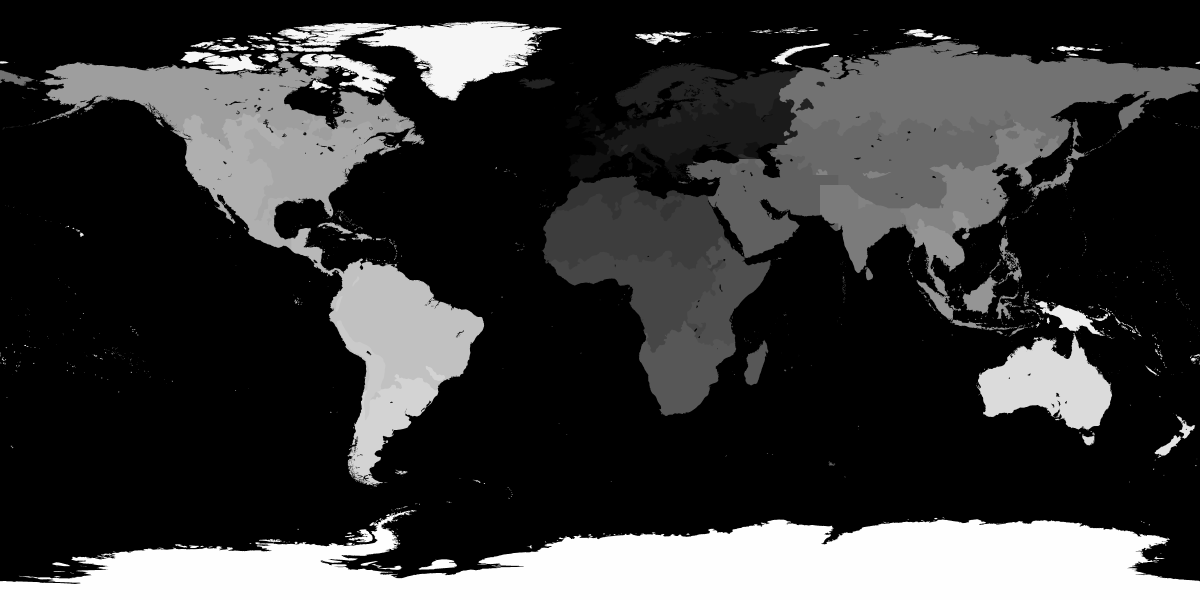
#> input picture src/main/resources/domaine_terre/carte/terroirs.png, 7200 x 3600 px, found by its file name (shown at 1/6 size)
$ python lacs_terroirs.py ../src/main/resources/domaine_terre/carte/terroirs.png
#> lines starting #> are read from the running program, lines starting #| are printed output that depends on the picture; after the words box and inside, x2 and y2 are one past the last pixel; in counts of white or black regions, pixels touching at a corner belong together
"""Donne aux lacs intérieurs le terroir et le climat de la terre la plus proche.

Sur terroirs.png, l'eau vaut 0 (= table « mer » : biomes et faune marins, plages vanilla).
Toute étendue d'eau qui ne touche pas l'océan mondial devient un lac : elle prend le terroir
(et la classe Köppen sur climat.png) du pixel de terre le plus proche, avec le bit 128 levé
(« lac de ce terroir ») : le mod y choisit des biomes de terre, jamais d'océan ni de plage.
Les mers fermées très étendues (Caspienne, mer Noire) restent des mers.

Usage : python lacs_terroirs.py <dossier carte>   (réécrit terroirs.png et climat.png)
"""
import sys
import numpy as np
from PIL import Image
from scipy import ndimage

SEUIL_MER_FERMEE = 8000   # pixels (~180 000 km²) : au-delà, une mer fermée reste une mer

dossier = sys.argv[1]
ter = np.array(Image.open(f"{dossier}/terroirs.png"))
#> ter is the input picture: shape (3600, 7200); min 0, max 29, mean 6.3
cli = np.array(Image.open(f"{dossier}/climat.png"))
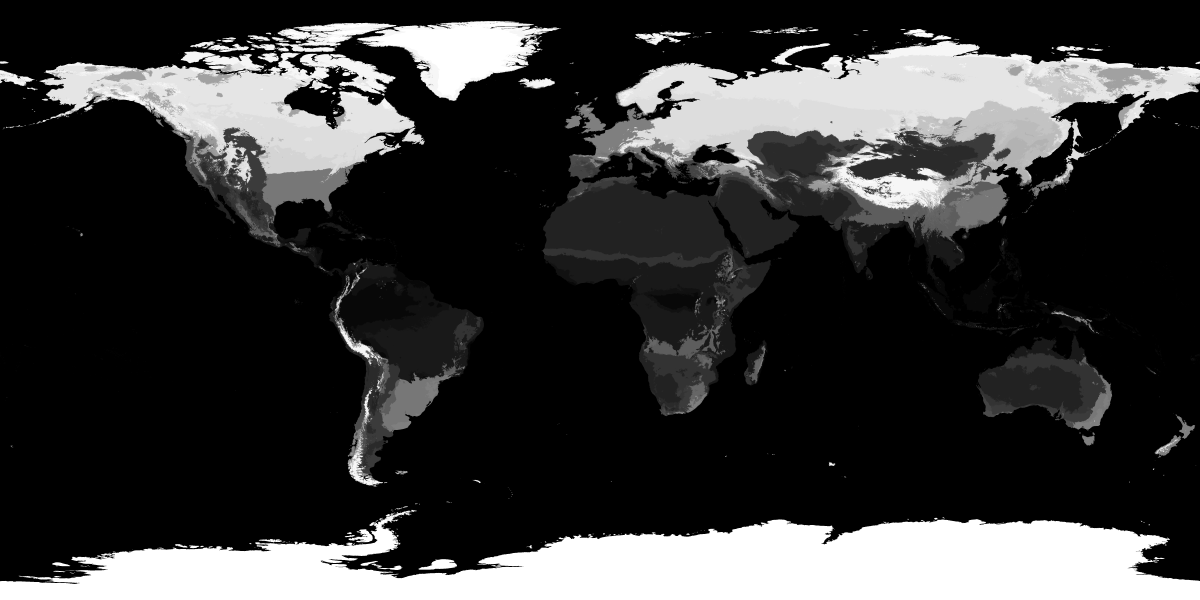
#> input picture src/main/resources/domaine_terre/carte/climat.png, 7200 x 3600 px, found by its file name (shown at 1/6 size)
#> cli is the input picture: shape (3600, 7200); min 0, max 30, mean 6.6
H, W = ter.shape
#> H = 3600; W = 7200

eau = ter == 0
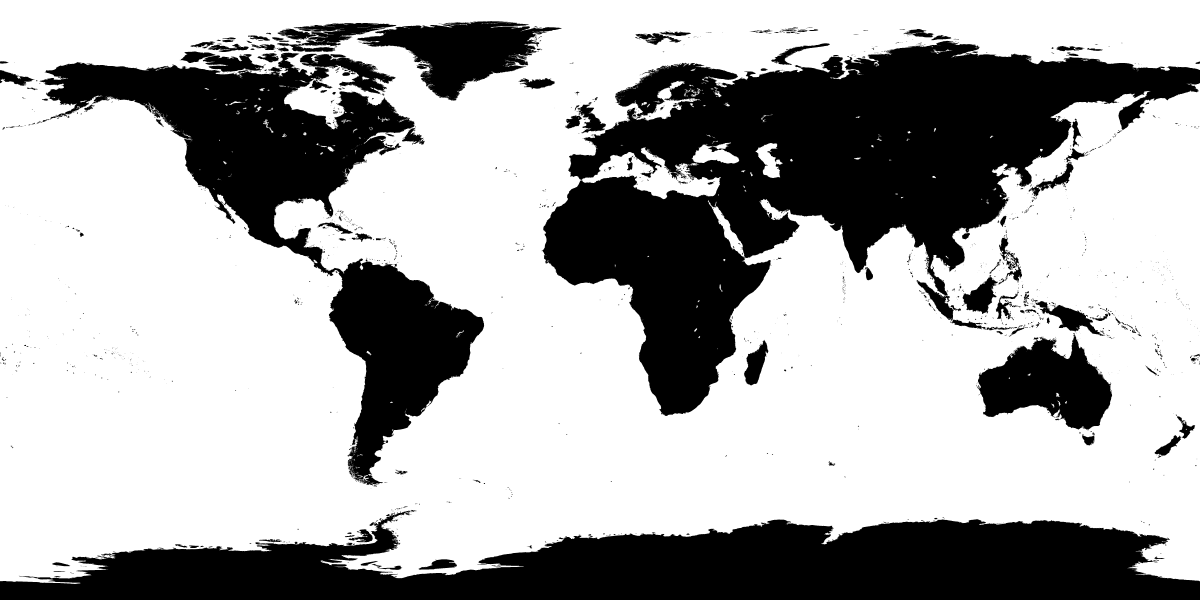
#> eau: shape (3600, 7200) bool (shown at 1/6 size); 66.7% white; 1999 black regions (1247 under 20 px), largest, box (x1, y1, x2, y2) and area: (3250, 245, 7200, 2496) 3566096, (0, 3064, 7200, 3600) 2396964, (237, 316, 2905, 2914) 1661102
lab, n = ndimage.label(eau, structure=np.ones((3, 3)))
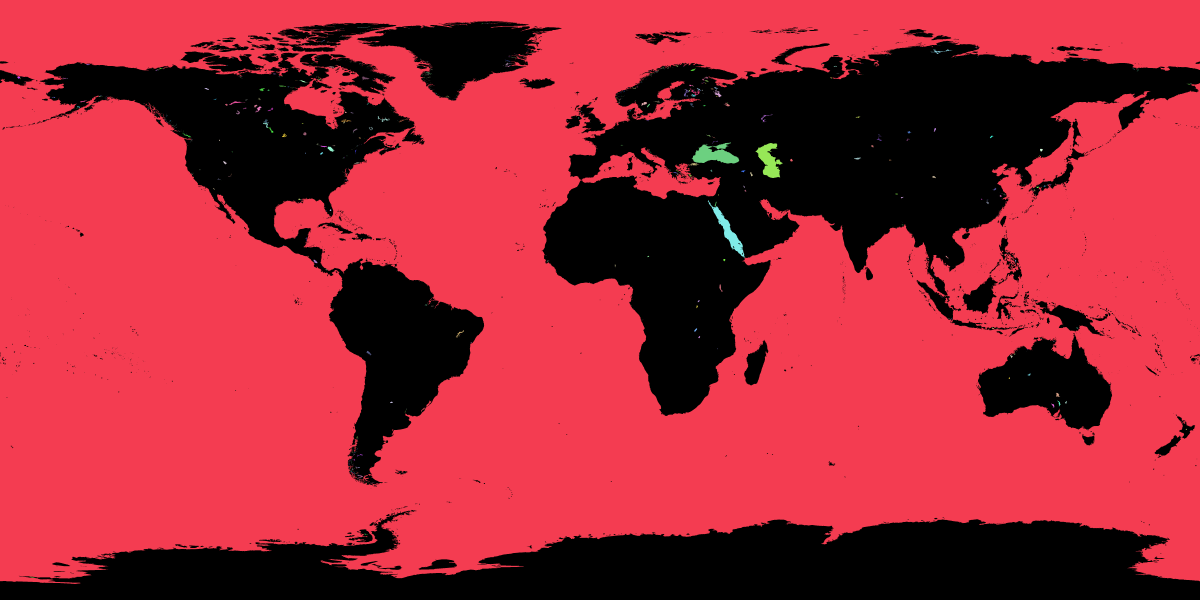
#> lab: shape (3600, 7200) int32 (shown at 1/6 size); 2029 distinct labels, from 0 to 2028; one colour per label, 0 black
#> n = 2028
# raccord est-ouest (la carte fait le tour du globe)
paires = set()
for y in range(H):
    a, b = lab[y, 0], lab[y, W - 1]
    if a and b and a != b:
        paires.add((min(a, b), max(a, b)))
#> after the loop, paires = 0 items
parent = list(range(n + 1))
#> parent = 2029 values from 0 to 2028
def racine(i):
    while parent[i] != i:
        parent[i] = parent[parent[i]]
        i = parent[i]
    return i
for a, b in paires:
    ra, rb = racine(a), racine(b)
    if ra != rb:
        parent[max(ra, rb)] = min(ra, rb)
#> this loop made 0 passes
lab = np.array([racine(i) for i in range(n + 1)])[lab]
#> lab: shape (3600, 7200) int64; 2029 distinct labels, from 0 to 2028

tailles = np.bincount(lab.ravel())
#> tailles = 2029 values, max 17217247 at index 1, min 1 at index 6, mean 12774.8
tailles[0] = 0
ocean = int(np.argmax(tailles))
#> ocean = 1
lacs = eau & (lab != ocean) & (tailles[lab] < SEUIL_MER_FERMEE)
#> lacs: shape (3600, 7200) bool; 0.12% white; 2024 white regions (1790 under 20 px), largest, box (x1, y1, x2, y2) and area: (4278, 541, 4329, 583) 696, (1965, 880, 2007, 910) 657, (5583, 296, 5714, 324) 625
print(f"{n} étendues d'eau, océan = {tailles[ocean]} px, lacs convertis = {int(lacs.sum())} px "
      f"dans {len(np.unique(lab[lacs]))} étendues")
#| 2028 étendues d'eau, océan = 17217247 px, lacs convertis = 30294 px dans 2024 étendues

# terre la plus proche (indices du plus proche pixel non-eau)
_, (iy, ix) = ndimage.distance_transform_edt(eau, return_indices=True)
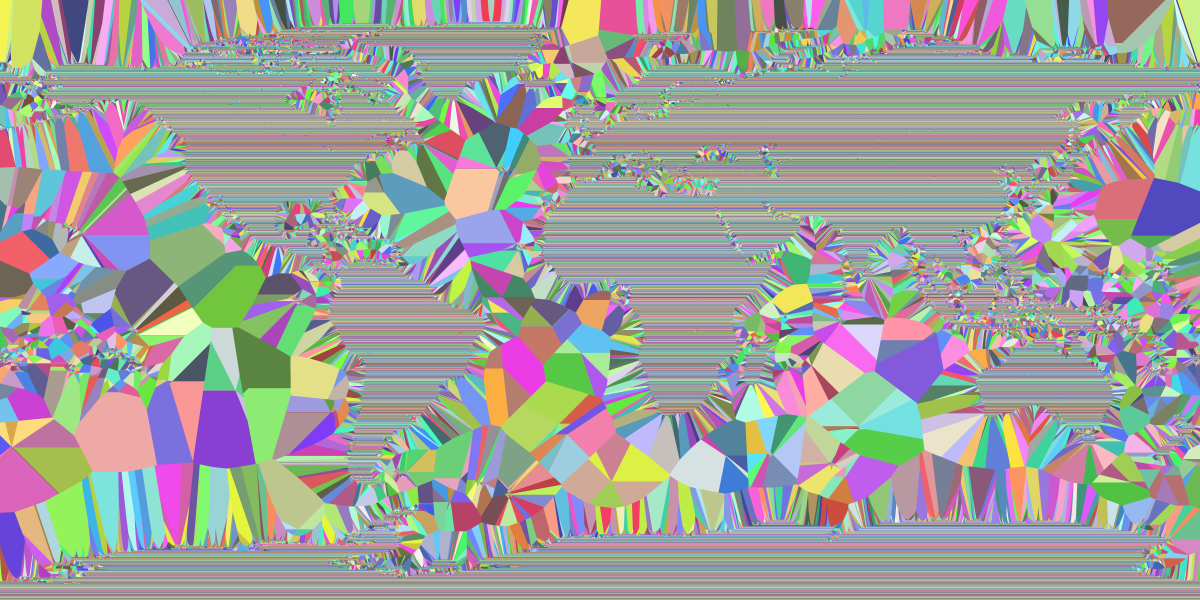
#> iy: shape (3600, 7200) int32 (shown at 1/6 size); 3395 distinct labels, from 127 to 3599; one colour per label, 0 black
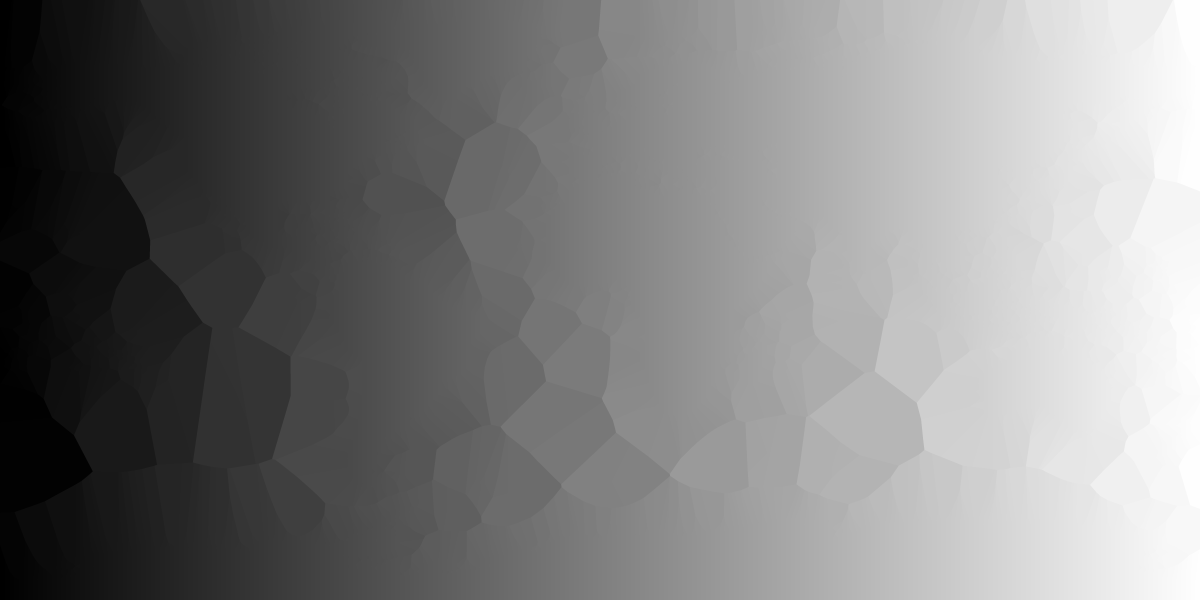
#> ix: shape (3600, 7200) int32 (shown at 1/6 size); min 0, max 7199, mean 3599.4; drawn with min black and max white
ter2 = ter.copy()
ter2[lacs] = ter[iy[lacs], ix[lacs]] | 0x80
terre_cli = cli > 0
#> terre_cli: shape (3600, 7200) bool; 33.7% white; 3159 white regions (2629 under 20 px), largest, box (x1, y1, x2, y2) and area: (3249, 245, 7200, 2497) 3612375, (0, 3064, 7200, 3600) 2408422, (237, 316, 2905, 2915) 1736713
_, (cy, cx) = ndimage.distance_transform_edt(~terre_cli, return_indices=True)
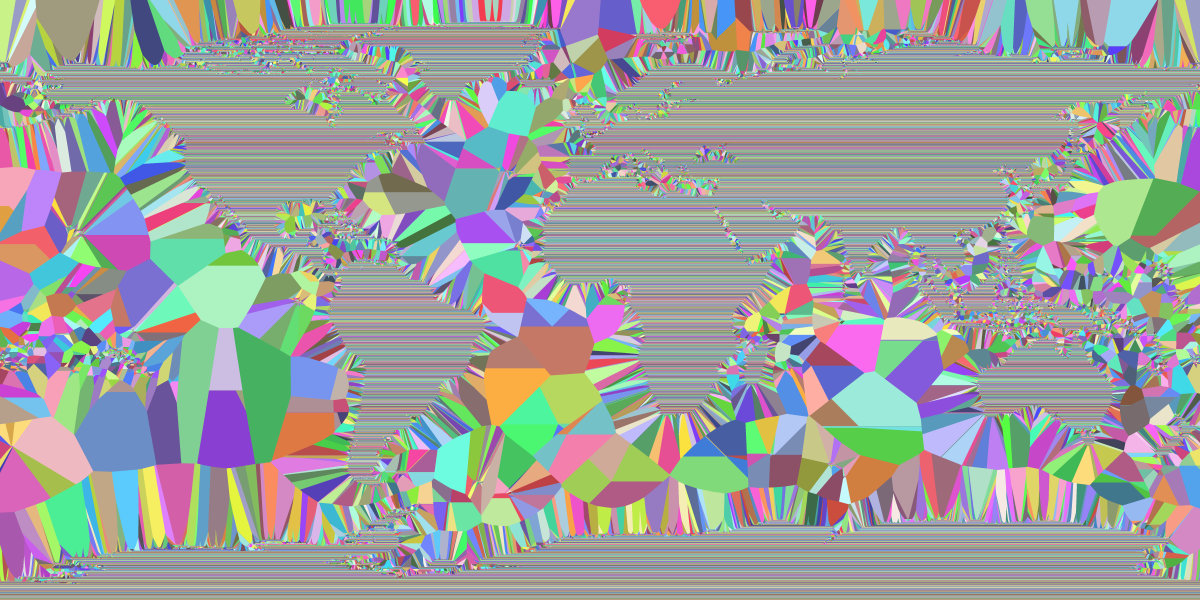
#> cy: shape (3600, 7200) int32 (shown at 1/6 size); 3384 distinct labels, from 126 to 3599; one colour per label, 0 black
cli2 = cli.copy()
cli2[lacs] = cli[cy[lacs], cx[lacs]]

Image.fromarray(ter2).save(f"{dossier}/terroirs.png", optimize=True)
Image.fromarray(cli2).save(f"{dossier}/climat.png", optimize=True)

def px(lon, lat):
    return int((90 - lat) / 180 * H), int((lon + 180) / 360 * W)
for nom, lon, lat in [("lac Mead", -114.45, 36.13), ("lac Supérieur", -87.5, 47.7), ("lac Victoria", 33.0, -1.0),
                      ("Baïkal", 108.0, 53.5), ("Caspienne", 51.0, 42.0), ("mer Noire", 34.0, 43.0)]:
    y, x = px(lon, lat)
    print(f"{nom:14s} terroir {ter[y, x]:2d} -> {ter2[y, x] & 0x7F:2d}{' (lac)' if ter2[y, x] & 0x80 else ''}   climat {cli[y, x]:2d} -> {cli2[y, x]:2d}")
#> this loop made 6 passes
#| lac Mead       terroir  0 -> 20 (lac)   climat  4 ->  4
#| lac Supérieur  terroir 19 -> 19   climat 26 -> 26
#| lac Victoria   terroir  9 ->  9   climat  2 ->  2
#| Baïkal         terroir 13 -> 13   climat  7 ->  7
#| Caspienne      terroir  0 ->  0   climat  5 ->  5
#| mer Noire      terroir  0 ->  0   climat  0 ->  0
